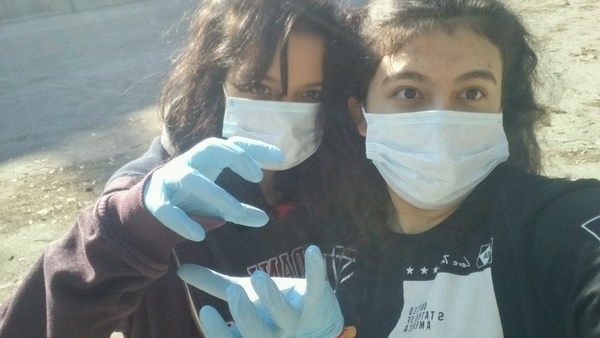
#> input picture image_processing/filtering/gizem.png, 600 x 338 px
$ python gauss.py
#> lines starting #> are read from the running program, lines starting #| are printed output that depends on the picture
# import required libraries
# ImageFilter for using filter() function
from PIL import Image, ImageFilter

# Opening the image
# (R prefixed to string in order to deal with '\' in paths)
image = Image.open('gizem.png')
#> image is the input picture: PIL image 600x338 RGB; mean R, G, B 124.8, 132.9, 129.4

# Blurring image by sending the ImageFilter.
# GaussianBlur predefined kernel argument
image = image.filter(ImageFilter.GaussianBlur)
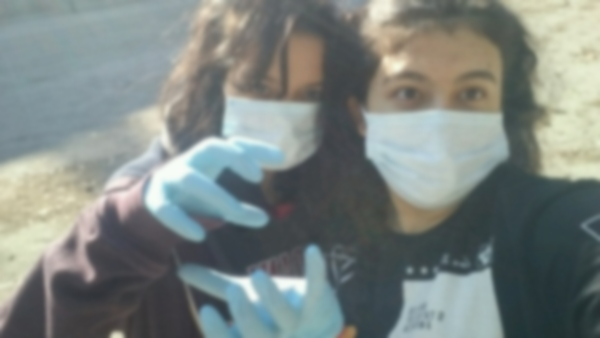
#> image: PIL image 600x338 RGB; mean R, G, B 124.8, 132.9, 129.4

# Displaying the image
image.show()
